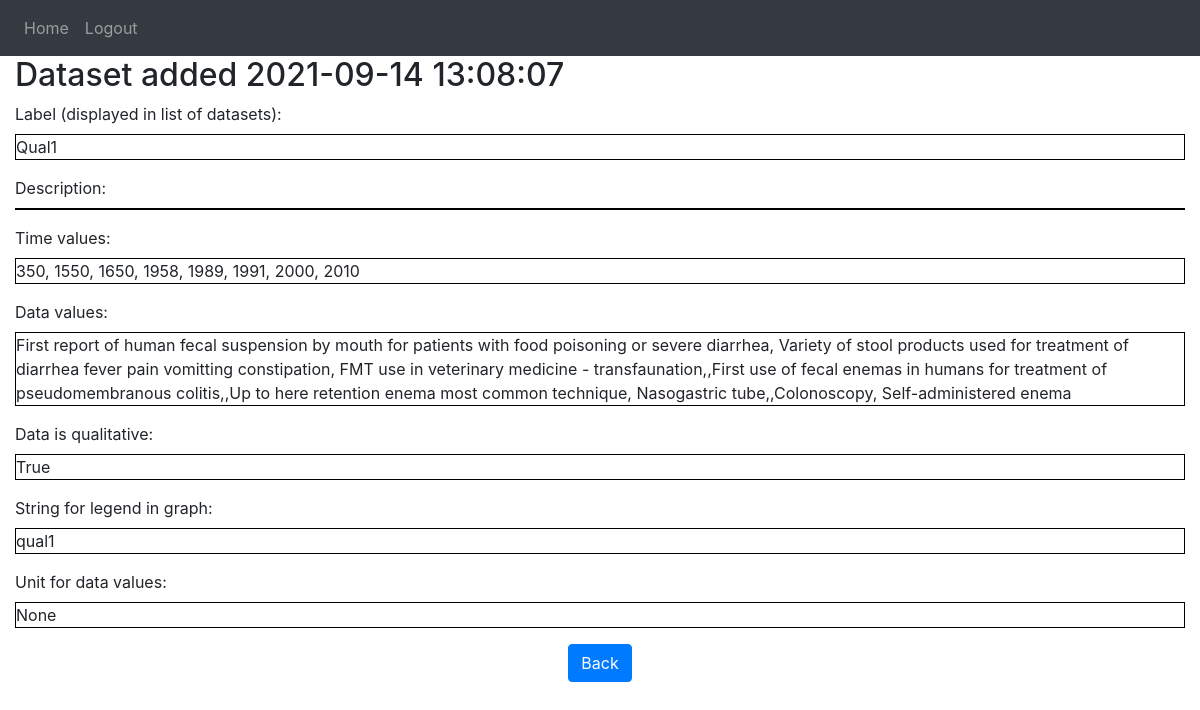
The page /details/42 (signed in) on the database its author committed.
### website/models.py (models this page shows)
class DataSet(db.Model):
    id = db.Column(db.Integer, primary_key=True)
    id_predef = db.Column(db.Integer, unique=True, nullable=True)  # Unique if not null
    label = db.Column(db.String(LABEL_MAXLENGTH))   # For checkbox lists
    description = db.Column(db.String(DESCRIPTION_MAXLENGTH))
    time_values = db.Column(db.String(DATA_MAXLENGTH))
    data_values = db.Column(db.String(DATA_MAXLENGTH))
    data_is_qualitative = db.Column(db.Boolean, unique=False, default=False)
    data_scale = db.Column(db.Integer, nullable=True)  # Power of ten
    data_unit = db.Column(db.String(UNIT_MAXLENGTH))
    legend = db.Column(db.String(LABEL_MAXLENGTH))
    date = db.Column(db.DateTime(timezone=True), default=func.now())
    user_id = db.Column(db.Integer, db.ForeignKey('user.id'), nullable=True)  # null means predefined data

### website/views.py (the view)
@views.route('/details/<int:id>')
@login_required
def view_dataset(id):
    dataset_to_view = DataSet.query.get_or_404(id)
    form = AddDataSetForm()
    return render_template("view_dataset.html", user=current_user, dataset=dataset_to_view, form=form)

### website/__init__.py (called while the page is built)
def create_app():
    app = Flask(__name__)  # __name__ is 'website'
    app.config['SECRET_KEY'] = '410d1f4eb7412ee625ed5a3562ec1cc6'
    app.config['SQLALCHEMY_DATABASE_URI'] = f'sqlite:///{DB_NAME}'
    app.config['SQLALCHEMY_TRACK_MODIFICATIONS'] = False
    db.init_app(app)
    from .views import views
    from .auth import auth
    app.register_blueprint(views, url_prefix='/')
    app.register_blueprint(auth, url_prefix='/')
    from .models import User
    create_database(app)
    login_manager = LoginManager()
    login_manager.login_view = 'auth.login'
    login_manager.init_app(app)
    @login_manager.user_loader
    def load_user(id):
        return User.query.get(int(id))
    return app

### website/templates/view_dataset.html (shortened to what this page needs)
{% extends "base.html" %}
{% block content %}
<h2>Dataset added {{ dataset.date }}</h2>
{% for key in ['label', 'description', 'time_values', 'data_values', 'data_is_qualitative',
               'legend', 'data_unit'] %}
    {{ form[key].label }}<br />
    <div style="border:1px solid black;">{{ dataset[key] }}</div>
{% endfor %}
<div align="center">
    <a href="{{ url_for('views.home') }}" class="btn btn-primary" role="button" aria-pressed="true">Back</a>
</div>
{% endblock %}

### website/templates/base.html (shortened to what this page needs)
<!DOCTYPE html>
<html>
  <head>
    <link rel="stylesheet"
          href="https://stackpath.bootstrapcdn.com/bootstrap/4.4.1/css/bootstrap.min.css"
 />
    <link rel="stylesheet"
          href="https://cdnjs.cloudflare.com/ajax/libs/font-awesome/4.7.0/css/font-awesome.min.css"
 />
    <link rel="stylesheet"
          href="https://cdn.jsdelivr.net/gh/hummingbird-dev/hummingbird-treeview@v3.0.0/hummingbird-treeview.css" />
    <link rel="stylesheet" type="text/css" href="https://cdnjs.cloudflare.com/ajax/libs/jqueryui/1.12.1/jquery-ui.css">
    <link rel="stylesheet"
          type="text/css"
          href="{{ url_for('static', filename='index.css') }}">
  </head>
  <body>
    <nav class="navbar navbar-expand-lg navbar-dark bg-dark">
      <div class="collapse navbar-collapse" id="navbar">
        <div class="navbar-nav">
          {% if user.is_authenticated %}
          <a class="nav-item nav-link" id="home" href="/">Home</a>
          <a class="nav-item nav-link" id="logout" href="/logout">Logout</a>
          {% else %}
          <a class="nav-item nav-link" id="login" href="/login">Login</a>
          <a class="nav-item nav-link" id="signUp" href="/sign-up">Sign Up</a>
          {% endif %}
        </div>
      </div>
    </nav>
    <div class="container-fluid">{% block content %} {% endblock %}</div>
  </body>
</html>

### rows shown on the page
DataSet: date "2021-09-14 13:08:07", label "Qual1" "350, 1550, 1650, 1958, 1989, 1991, 2000, 2010" "First report of human fecal suspension by mouth for patients with food poisoning or severe diarrhea, Variety of stool products used for treatment of diarrhea fever pain vomitting constipation, FMT use in veterinary medicine - transfaunation,,First use of fecal enemas in humans for treatment of pseudomembranous colitis,,Up to here retention enema most common technique, Nasogastric tube,,Colonoscopy, Self-administered enema" "True" "qual1" "None"
